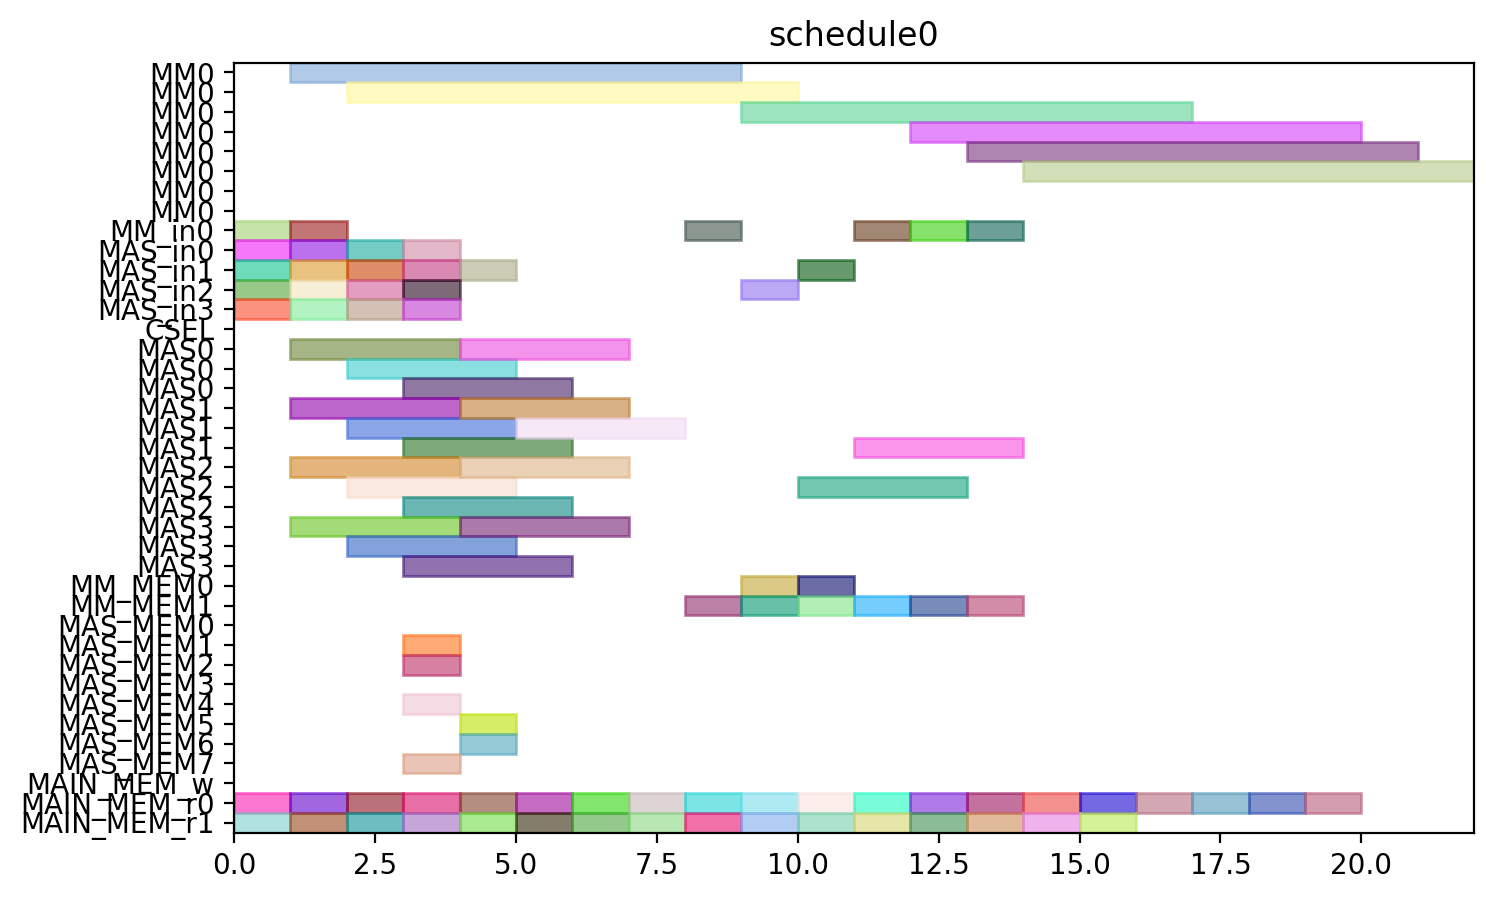

This figure's Python source:
from pyschedule import Scenario, solvers, plotters, alt


def solve():
	horizon = 90
	S = Scenario("schedule0", horizon=horizon)

	# resource
	MM = S.Resources('MM', num=1, size=8)
	MM_in = S.Resources('MM_in', num=1)
	MAS_in = S.Resources('MAS_in', num=4)
	CSEL = S.Resource('CSEL')
	MAS = S.Resources('MAS', num=4, size=3, periods=range(1, horizon))
	MM_MEM = S.Resources('MM_MEM', num=2)
	MAS_MEM = S.Resources('MAS_MEM', num=8)
	MAIN_MEM_w = S.Resource('MAIN_MEM_w', size=1)
	MAIN_MEM_r = S.Resources('MAIN_MEM_r', num=2)

	# result of previous scheduling

	# new tasks
	c_qinv_denom_inv0 = S.Task('c_qinv_denom_inv0', length=8, delay_cost=1)
	c_qinv_denom_inv0 += alt(MM)
	c_qinv_denom_inv0_in = S.Task('c_qinv_denom_inv0_in', length=1, delay_cost=1)
	c_qinv_denom_inv0_in += alt(MM_in)
	S += c_qinv_denom_inv0_in*MM_in[0]<=c_qinv_denom_inv0*MM[0]

	c_qinv_denom_inv0_mem0 = S.Task('c_qinv_denom_inv0_mem0', length=1, delay_cost=1)
	c_qinv_denom_inv0_mem0 += MAIN_MEM_r[0]
	c_qinv_denom_inv0_mem1 = S.Task('c_qinv_denom_inv0_mem1', length=1, delay_cost=1)
	c_qinv_denom_inv0_mem1 += MAIN_MEM_r[1]
	c_qinv_denom_inv1_ = S.Task('c_qinv_denom_inv1_', length=8, delay_cost=1)
	c_qinv_denom_inv1_ += alt(MM)
	c_qinv_denom_inv1__in = S.Task('c_qinv_denom_inv1__in', length=1, delay_cost=1)
	c_qinv_denom_inv1__in += alt(MM_in)
	S += c_qinv_denom_inv1__in*MM_in[0]<=c_qinv_denom_inv1_*MM[0]

	c_qinv_denom_inv1__mem0 = S.Task('c_qinv_denom_inv1__mem0', length=1, delay_cost=1)
	c_qinv_denom_inv1__mem0 += MAIN_MEM_r[0]
	c_qinv_denom_inv1__mem1 = S.Task('c_qinv_denom_inv1__mem1', length=1, delay_cost=1)
	c_qinv_denom_inv1__mem1 += MAIN_MEM_r[1]
	c_qinv0_t2 = S.Task('c_qinv0_t2', length=3, delay_cost=1)
	c_qinv0_t2 += alt(MAS)
	c_qinv0_t2_in = S.Task('c_qinv0_t2_in', length=1, delay_cost=1)
	c_qinv0_t2_in += alt(MAS_in)
	S += c_qinv0_t2_in*MAS_in[0]<=c_qinv0_t2*MAS[0]

	S += c_qinv0_t2_in*MAS_in[1]<=c_qinv0_t2*MAS[1]

	S += c_qinv0_t2_in*MAS_in[2]<=c_qinv0_t2*MAS[2]

	S += c_qinv0_t2_in*MAS_in[3]<=c_qinv0_t2*MAS[3]

	c_qinv0_t2_mem0 = S.Task('c_qinv0_t2_mem0', length=1, delay_cost=1)
	c_qinv0_t2_mem0 += MAIN_MEM_r[0]
	c_qinv0_t2_mem1 = S.Task('c_qinv0_t2_mem1', length=1, delay_cost=1)
	c_qinv0_t2_mem1 += MAIN_MEM_r[1]
	c_qinv1__t2 = S.Task('c_qinv1__t2', length=3, delay_cost=1)
	c_qinv1__t2 += alt(MAS)
	c_qinv1__t2_in = S.Task('c_qinv1__t2_in', length=1, delay_cost=1)
	c_qinv1__t2_in += alt(MAS_in)
	S += c_qinv1__t2_in*MAS_in[0]<=c_qinv1__t2*MAS[0]

	S += c_qinv1__t2_in*MAS_in[1]<=c_qinv1__t2*MAS[1]

	S += c_qinv1__t2_in*MAS_in[2]<=c_qinv1__t2*MAS[2]

	S += c_qinv1__t2_in*MAS_in[3]<=c_qinv1__t2*MAS[3]

	c_qinv1__t2_mem0 = S.Task('c_qinv1__t2_mem0', length=1, delay_cost=1)
	c_qinv1__t2_mem0 += MAIN_MEM_r[0]
	c_qinv1__t2_mem1 = S.Task('c_qinv1__t2_mem1', length=1, delay_cost=1)
	c_qinv1__t2_mem1 += MAIN_MEM_r[1]
	c0_t0_t2 = S.Task('c0_t0_t2', length=3, delay_cost=1)
	c0_t0_t2 += alt(MAS)
	c0_t0_t2_in = S.Task('c0_t0_t2_in', length=1, delay_cost=1)
	c0_t0_t2_in += alt(MAS_in)
	S += c0_t0_t2_in*MAS_in[0]<=c0_t0_t2*MAS[0]

	S += c0_t0_t2_in*MAS_in[1]<=c0_t0_t2*MAS[1]

	S += c0_t0_t2_in*MAS_in[2]<=c0_t0_t2*MAS[2]

	S += c0_t0_t2_in*MAS_in[3]<=c0_t0_t2*MAS[3]

	c0_t0_t2_mem0 = S.Task('c0_t0_t2_mem0', length=1, delay_cost=1)
	c0_t0_t2_mem0 += MAIN_MEM_r[0]
	c0_t0_t2_mem1 = S.Task('c0_t0_t2_mem1', length=1, delay_cost=1)
	c0_t0_t2_mem1 += MAIN_MEM_r[1]
	c0_t1_t2 = S.Task('c0_t1_t2', length=3, delay_cost=1)
	c0_t1_t2 += alt(MAS)
	c0_t1_t2_in = S.Task('c0_t1_t2_in', length=1, delay_cost=1)
	c0_t1_t2_in += alt(MAS_in)
	S += c0_t1_t2_in*MAS_in[0]<=c0_t1_t2*MAS[0]

	S += c0_t1_t2_in*MAS_in[1]<=c0_t1_t2*MAS[1]

	S += c0_t1_t2_in*MAS_in[2]<=c0_t1_t2*MAS[2]

	S += c0_t1_t2_in*MAS_in[3]<=c0_t1_t2*MAS[3]

	c0_t1_t2_mem0 = S.Task('c0_t1_t2_mem0', length=1, delay_cost=1)
	c0_t1_t2_mem0 += MAIN_MEM_r[0]
	c0_t1_t2_mem1 = S.Task('c0_t1_t2_mem1', length=1, delay_cost=1)
	c0_t1_t2_mem1 += MAIN_MEM_r[1]
	c0_t20 = S.Task('c0_t20', length=3, delay_cost=1)
	c0_t20 += alt(MAS)
	c0_t20_in = S.Task('c0_t20_in', length=1, delay_cost=1)
	c0_t20_in += alt(MAS_in)
	S += c0_t20_in*MAS_in[0]<=c0_t20*MAS[0]

	S += c0_t20_in*MAS_in[1]<=c0_t20*MAS[1]

	S += c0_t20_in*MAS_in[2]<=c0_t20*MAS[2]

	S += c0_t20_in*MAS_in[3]<=c0_t20*MAS[3]

	c0_t20_mem0 = S.Task('c0_t20_mem0', length=1, delay_cost=1)
	c0_t20_mem0 += MAIN_MEM_r[0]
	c0_t20_mem1 = S.Task('c0_t20_mem1', length=1, delay_cost=1)
	c0_t20_mem1 += MAIN_MEM_r[1]
	c0_t21 = S.Task('c0_t21', length=3, delay_cost=1)
	c0_t21 += alt(MAS)
	c0_t21_in = S.Task('c0_t21_in', length=1, delay_cost=1)
	c0_t21_in += alt(MAS_in)
	S += c0_t21_in*MAS_in[0]<=c0_t21*MAS[0]

	S += c0_t21_in*MAS_in[1]<=c0_t21*MAS[1]

	S += c0_t21_in*MAS_in[2]<=c0_t21*MAS[2]

	S += c0_t21_in*MAS_in[3]<=c0_t21*MAS[3]

	c0_t21_mem0 = S.Task('c0_t21_mem0', length=1, delay_cost=1)
	c0_t21_mem0 += MAIN_MEM_r[0]
	c0_t21_mem1 = S.Task('c0_t21_mem1', length=1, delay_cost=1)
	c0_t21_mem1 += MAIN_MEM_r[1]
	c1_t0_t2 = S.Task('c1_t0_t2', length=3, delay_cost=1)
	c1_t0_t2 += alt(MAS)
	c1_t0_t2_in = S.Task('c1_t0_t2_in', length=1, delay_cost=1)
	c1_t0_t2_in += alt(MAS_in)
	S += c1_t0_t2_in*MAS_in[0]<=c1_t0_t2*MAS[0]

	S += c1_t0_t2_in*MAS_in[1]<=c1_t0_t2*MAS[1]

	S += c1_t0_t2_in*MAS_in[2]<=c1_t0_t2*MAS[2]

	S += c1_t0_t2_in*MAS_in[3]<=c1_t0_t2*MAS[3]

	c1_t0_t2_mem0 = S.Task('c1_t0_t2_mem0', length=1, delay_cost=1)
	c1_t0_t2_mem0 += MAIN_MEM_r[0]
	c1_t0_t2_mem1 = S.Task('c1_t0_t2_mem1', length=1, delay_cost=1)
	c1_t0_t2_mem1 += MAIN_MEM_r[1]
	c1_t1_t2 = S.Task('c1_t1_t2', length=3, delay_cost=1)
	c1_t1_t2 += alt(MAS)
	c1_t1_t2_in = S.Task('c1_t1_t2_in', length=1, delay_cost=1)
	c1_t1_t2_in += alt(MAS_in)
	S += c1_t1_t2_in*MAS_in[0]<=c1_t1_t2*MAS[0]

	S += c1_t1_t2_in*MAS_in[1]<=c1_t1_t2*MAS[1]

	S += c1_t1_t2_in*MAS_in[2]<=c1_t1_t2*MAS[2]

	S += c1_t1_t2_in*MAS_in[3]<=c1_t1_t2*MAS[3]

	c1_t1_t2_mem0 = S.Task('c1_t1_t2_mem0', length=1, delay_cost=1)
	c1_t1_t2_mem0 += MAIN_MEM_r[0]
	c1_t1_t2_mem1 = S.Task('c1_t1_t2_mem1', length=1, delay_cost=1)
	c1_t1_t2_mem1 += MAIN_MEM_r[1]
	c1_t20 = S.Task('c1_t20', length=3, delay_cost=1)
	c1_t20 += alt(MAS)
	c1_t20_in = S.Task('c1_t20_in', length=1, delay_cost=1)
	c1_t20_in += alt(MAS_in)
	S += c1_t20_in*MAS_in[0]<=c1_t20*MAS[0]

	S += c1_t20_in*MAS_in[1]<=c1_t20*MAS[1]

	S += c1_t20_in*MAS_in[2]<=c1_t20*MAS[2]

	S += c1_t20_in*MAS_in[3]<=c1_t20*MAS[3]

	c1_t20_mem0 = S.Task('c1_t20_mem0', length=1, delay_cost=1)
	c1_t20_mem0 += MAIN_MEM_r[0]
	c1_t20_mem1 = S.Task('c1_t20_mem1', length=1, delay_cost=1)
	c1_t20_mem1 += MAIN_MEM_r[1]
	c1_t21 = S.Task('c1_t21', length=3, delay_cost=1)
	c1_t21 += alt(MAS)
	c1_t21_in = S.Task('c1_t21_in', length=1, delay_cost=1)
	c1_t21_in += alt(MAS_in)
	S += c1_t21_in*MAS_in[0]<=c1_t21*MAS[0]

	S += c1_t21_in*MAS_in[1]<=c1_t21*MAS[1]

	S += c1_t21_in*MAS_in[2]<=c1_t21*MAS[2]

	S += c1_t21_in*MAS_in[3]<=c1_t21*MAS[3]

	c1_t21_mem0 = S.Task('c1_t21_mem0', length=1, delay_cost=1)
	c1_t21_mem0 += MAIN_MEM_r[0]
	c1_t21_mem1 = S.Task('c1_t21_mem1', length=1, delay_cost=1)
	c1_t21_mem1 += MAIN_MEM_r[1]
	c2_t0_t2 = S.Task('c2_t0_t2', length=3, delay_cost=1)
	c2_t0_t2 += alt(MAS)
	c2_t0_t2_in = S.Task('c2_t0_t2_in', length=1, delay_cost=1)
	c2_t0_t2_in += alt(MAS_in)
	S += c2_t0_t2_in*MAS_in[0]<=c2_t0_t2*MAS[0]

	S += c2_t0_t2_in*MAS_in[1]<=c2_t0_t2*MAS[1]

	S += c2_t0_t2_in*MAS_in[2]<=c2_t0_t2*MAS[2]

	S += c2_t0_t2_in*MAS_in[3]<=c2_t0_t2*MAS[3]

	c2_t0_t2_mem0 = S.Task('c2_t0_t2_mem0', length=1, delay_cost=1)
	c2_t0_t2_mem0 += MAIN_MEM_r[0]
	c2_t0_t2_mem1 = S.Task('c2_t0_t2_mem1', length=1, delay_cost=1)
	c2_t0_t2_mem1 += MAIN_MEM_r[1]
	c2_t1_t2 = S.Task('c2_t1_t2', length=3, delay_cost=1)
	c2_t1_t2 += alt(MAS)
	c2_t1_t2_in = S.Task('c2_t1_t2_in', length=1, delay_cost=1)
	c2_t1_t2_in += alt(MAS_in)
	S += c2_t1_t2_in*MAS_in[0]<=c2_t1_t2*MAS[0]

	S += c2_t1_t2_in*MAS_in[1]<=c2_t1_t2*MAS[1]

	S += c2_t1_t2_in*MAS_in[2]<=c2_t1_t2*MAS[2]

	S += c2_t1_t2_in*MAS_in[3]<=c2_t1_t2*MAS[3]

	c2_t1_t2_mem0 = S.Task('c2_t1_t2_mem0', length=1, delay_cost=1)
	c2_t1_t2_mem0 += MAIN_MEM_r[0]
	c2_t1_t2_mem1 = S.Task('c2_t1_t2_mem1', length=1, delay_cost=1)
	c2_t1_t2_mem1 += MAIN_MEM_r[1]
	c2_t20 = S.Task('c2_t20', length=3, delay_cost=1)
	c2_t20 += alt(MAS)
	c2_t20_in = S.Task('c2_t20_in', length=1, delay_cost=1)
	c2_t20_in += alt(MAS_in)
	S += c2_t20_in*MAS_in[0]<=c2_t20*MAS[0]

	S += c2_t20_in*MAS_in[1]<=c2_t20*MAS[1]

	S += c2_t20_in*MAS_in[2]<=c2_t20*MAS[2]

	S += c2_t20_in*MAS_in[3]<=c2_t20*MAS[3]

	c2_t20_mem0 = S.Task('c2_t20_mem0', length=1, delay_cost=1)
	c2_t20_mem0 += MAIN_MEM_r[0]
	c2_t20_mem1 = S.Task('c2_t20_mem1', length=1, delay_cost=1)
	c2_t20_mem1 += MAIN_MEM_r[1]
	c2_t21 = S.Task('c2_t21', length=3, delay_cost=1)
	c2_t21 += alt(MAS)
	c2_t21_in = S.Task('c2_t21_in', length=1, delay_cost=1)
	c2_t21_in += alt(MAS_in)
	S += c2_t21_in*MAS_in[0]<=c2_t21*MAS[0]

	S += c2_t21_in*MAS_in[1]<=c2_t21*MAS[1]

	S += c2_t21_in*MAS_in[2]<=c2_t21*MAS[2]

	S += c2_t21_in*MAS_in[3]<=c2_t21*MAS[3]

	c2_t21_mem0 = S.Task('c2_t21_mem0', length=1, delay_cost=1)
	c2_t21_mem0 += MAIN_MEM_r[0]
	c2_t21_mem1 = S.Task('c2_t21_mem1', length=1, delay_cost=1)
	c2_t21_mem1 += MAIN_MEM_r[1]
	c_qinv0_t0 = S.Task('c_qinv0_t0', length=8, delay_cost=1)
	c_qinv0_t0 += alt(MM)
	c_qinv0_t0_in = S.Task('c_qinv0_t0_in', length=1, delay_cost=1)
	c_qinv0_t0_in += alt(MM_in)
	S += c_qinv0_t0_in*MM_in[0]<=c_qinv0_t0*MM[0]

	c_qinv0_t0_mem0 = S.Task('c_qinv0_t0_mem0', length=1, delay_cost=1)
	c_qinv0_t0_mem0 += MAIN_MEM_r[0]
	c_qinv0_t0_mem1 = S.Task('c_qinv0_t0_mem1', length=1, delay_cost=1)
	c_qinv0_t0_mem1 += alt(MM_MEM)
	S += (c_qinv_denom_inv0*MM[0])-1 < c_qinv0_t0_mem1*MM_MEM[1]
	S += c_qinv0_t0_mem1 <= c_qinv0_t0

	c_qinv0_t1 = S.Task('c_qinv0_t1', length=8, delay_cost=1)
	c_qinv0_t1 += alt(MM)
	c_qinv0_t1_in = S.Task('c_qinv0_t1_in', length=1, delay_cost=1)
	c_qinv0_t1_in += alt(MM_in)
	S += c_qinv0_t1_in*MM_in[0]<=c_qinv0_t1*MM[0]

	c_qinv0_t1_mem0 = S.Task('c_qinv0_t1_mem0', length=1, delay_cost=1)
	c_qinv0_t1_mem0 += MAIN_MEM_r[0]
	c_qinv0_t1_mem1 = S.Task('c_qinv0_t1_mem1', length=1, delay_cost=1)
	c_qinv0_t1_mem1 += alt(MM_MEM)
	S += (c_qinv_denom_inv1_*MM[0])-1 < c_qinv0_t1_mem1*MM_MEM[1]
	S += c_qinv0_t1_mem1 <= c_qinv0_t1

	c_qinv0_t3 = S.Task('c_qinv0_t3', length=3, delay_cost=1)
	c_qinv0_t3 += alt(MAS)
	c_qinv0_t3_in = S.Task('c_qinv0_t3_in', length=1, delay_cost=1)
	c_qinv0_t3_in += alt(MAS_in)
	S += c_qinv0_t3_in*MAS_in[0]<=c_qinv0_t3*MAS[0]

	S += c_qinv0_t3_in*MAS_in[1]<=c_qinv0_t3*MAS[1]

	S += c_qinv0_t3_in*MAS_in[2]<=c_qinv0_t3*MAS[2]

	S += c_qinv0_t3_in*MAS_in[3]<=c_qinv0_t3*MAS[3]

	c_qinv0_t3_mem0 = S.Task('c_qinv0_t3_mem0', length=1, delay_cost=1)
	c_qinv0_t3_mem0 += alt(MM_MEM)
	S += (c_qinv_denom_inv0*MM[0])-1 < c_qinv0_t3_mem0*MM_MEM[0]
	S += c_qinv0_t3_mem0 <= c_qinv0_t3

	c_qinv0_t3_mem1 = S.Task('c_qinv0_t3_mem1', length=1, delay_cost=1)
	c_qinv0_t3_mem1 += alt(MM_MEM)
	S += (c_qinv_denom_inv1_*MM[0])-1 < c_qinv0_t3_mem1*MM_MEM[1]
	S += c_qinv0_t3_mem1 <= c_qinv0_t3

	c_qinv1__t0 = S.Task('c_qinv1__t0', length=8, delay_cost=1)
	c_qinv1__t0 += alt(MM)
	c_qinv1__t0_in = S.Task('c_qinv1__t0_in', length=1, delay_cost=1)
	c_qinv1__t0_in += alt(MM_in)
	S += c_qinv1__t0_in*MM_in[0]<=c_qinv1__t0*MM[0]

	c_qinv1__t0_mem0 = S.Task('c_qinv1__t0_mem0', length=1, delay_cost=1)
	c_qinv1__t0_mem0 += MAIN_MEM_r[0]
	c_qinv1__t0_mem1 = S.Task('c_qinv1__t0_mem1', length=1, delay_cost=1)
	c_qinv1__t0_mem1 += alt(MM_MEM)
	S += (c_qinv_denom_inv0*MM[0])-1 < c_qinv1__t0_mem1*MM_MEM[1]
	S += c_qinv1__t0_mem1 <= c_qinv1__t0

	c_qinv1__t1 = S.Task('c_qinv1__t1', length=8, delay_cost=1)
	c_qinv1__t1 += alt(MM)
	c_qinv1__t1_in = S.Task('c_qinv1__t1_in', length=1, delay_cost=1)
	c_qinv1__t1_in += alt(MM_in)
	S += c_qinv1__t1_in*MM_in[0]<=c_qinv1__t1*MM[0]

	c_qinv1__t1_mem0 = S.Task('c_qinv1__t1_mem0', length=1, delay_cost=1)
	c_qinv1__t1_mem0 += MAIN_MEM_r[0]
	c_qinv1__t1_mem1 = S.Task('c_qinv1__t1_mem1', length=1, delay_cost=1)
	c_qinv1__t1_mem1 += alt(MM_MEM)
	S += (c_qinv_denom_inv1_*MM[0])-1 < c_qinv1__t1_mem1*MM_MEM[1]
	S += c_qinv1__t1_mem1 <= c_qinv1__t1

	c_qinv1__t3 = S.Task('c_qinv1__t3', length=3, delay_cost=1)
	c_qinv1__t3 += alt(MAS)
	c_qinv1__t3_in = S.Task('c_qinv1__t3_in', length=1, delay_cost=1)
	c_qinv1__t3_in += alt(MAS_in)
	S += c_qinv1__t3_in*MAS_in[0]<=c_qinv1__t3*MAS[0]

	S += c_qinv1__t3_in*MAS_in[1]<=c_qinv1__t3*MAS[1]

	S += c_qinv1__t3_in*MAS_in[2]<=c_qinv1__t3*MAS[2]

	S += c_qinv1__t3_in*MAS_in[3]<=c_qinv1__t3*MAS[3]

	c_qinv1__t3_mem0 = S.Task('c_qinv1__t3_mem0', length=1, delay_cost=1)
	c_qinv1__t3_mem0 += alt(MM_MEM)
	S += (c_qinv_denom_inv0*MM[0])-1 < c_qinv1__t3_mem0*MM_MEM[0]
	S += c_qinv1__t3_mem0 <= c_qinv1__t3

	c_qinv1__t3_mem1 = S.Task('c_qinv1__t3_mem1', length=1, delay_cost=1)
	c_qinv1__t3_mem1 += alt(MM_MEM)
	S += (c_qinv_denom_inv1_*MM[0])-1 < c_qinv1__t3_mem1*MM_MEM[1]
	S += c_qinv1__t3_mem1 <= c_qinv1__t3

	c0_t4_t2 = S.Task('c0_t4_t2', length=3, delay_cost=1)
	c0_t4_t2 += alt(MAS)
	c0_t4_t2_in = S.Task('c0_t4_t2_in', length=1, delay_cost=1)
	c0_t4_t2_in += alt(MAS_in)
	S += c0_t4_t2_in*MAS_in[0]<=c0_t4_t2*MAS[0]

	S += c0_t4_t2_in*MAS_in[1]<=c0_t4_t2*MAS[1]

	S += c0_t4_t2_in*MAS_in[2]<=c0_t4_t2*MAS[2]

	S += c0_t4_t2_in*MAS_in[3]<=c0_t4_t2*MAS[3]

	c0_t4_t2_mem0 = S.Task('c0_t4_t2_mem0', length=1, delay_cost=1)
	c0_t4_t2_mem0 += alt(MAS_MEM)
	S += (c0_t20*MAS[0])-1 < c0_t4_t2_mem0*MAS_MEM[0]
	S += (c0_t20*MAS[1])-1 < c0_t4_t2_mem0*MAS_MEM[2]
	S += (c0_t20*MAS[2])-1 < c0_t4_t2_mem0*MAS_MEM[4]
	S += (c0_t20*MAS[3])-1 < c0_t4_t2_mem0*MAS_MEM[6]
	S += c0_t4_t2_mem0 <= c0_t4_t2

	c0_t4_t2_mem1 = S.Task('c0_t4_t2_mem1', length=1, delay_cost=1)
	c0_t4_t2_mem1 += alt(MAS_MEM)
	S += (c0_t21*MAS[0])-1 < c0_t4_t2_mem1*MAS_MEM[1]
	S += (c0_t21*MAS[1])-1 < c0_t4_t2_mem1*MAS_MEM[3]
	S += (c0_t21*MAS[2])-1 < c0_t4_t2_mem1*MAS_MEM[5]
	S += (c0_t21*MAS[3])-1 < c0_t4_t2_mem1*MAS_MEM[7]
	S += c0_t4_t2_mem1 <= c0_t4_t2

	c1_t4_t2 = S.Task('c1_t4_t2', length=3, delay_cost=1)
	c1_t4_t2 += alt(MAS)
	c1_t4_t2_in = S.Task('c1_t4_t2_in', length=1, delay_cost=1)
	c1_t4_t2_in += alt(MAS_in)
	S += c1_t4_t2_in*MAS_in[0]<=c1_t4_t2*MAS[0]

	S += c1_t4_t2_in*MAS_in[1]<=c1_t4_t2*MAS[1]

	S += c1_t4_t2_in*MAS_in[2]<=c1_t4_t2*MAS[2]

	S += c1_t4_t2_in*MAS_in[3]<=c1_t4_t2*MAS[3]

	c1_t4_t2_mem0 = S.Task('c1_t4_t2_mem0', length=1, delay_cost=1)
	c1_t4_t2_mem0 += alt(MAS_MEM)
	S += (c1_t20*MAS[0])-1 < c1_t4_t2_mem0*MAS_MEM[0]
	S += (c1_t20*MAS[1])-1 < c1_t4_t2_mem0*MAS_MEM[2]
	S += (c1_t20*MAS[2])-1 < c1_t4_t2_mem0*MAS_MEM[4]
	S += (c1_t20*MAS[3])-1 < c1_t4_t2_mem0*MAS_MEM[6]
	S += c1_t4_t2_mem0 <= c1_t4_t2

	c1_t4_t2_mem1 = S.Task('c1_t4_t2_mem1', length=1, delay_cost=1)
	c1_t4_t2_mem1 += alt(MAS_MEM)
	S += (c1_t21*MAS[0])-1 < c1_t4_t2_mem1*MAS_MEM[1]
	S += (c1_t21*MAS[1])-1 < c1_t4_t2_mem1*MAS_MEM[3]
	S += (c1_t21*MAS[2])-1 < c1_t4_t2_mem1*MAS_MEM[5]
	S += (c1_t21*MAS[3])-1 < c1_t4_t2_mem1*MAS_MEM[7]
	S += c1_t4_t2_mem1 <= c1_t4_t2

	c2_t4_t2 = S.Task('c2_t4_t2', length=3, delay_cost=1)
	c2_t4_t2 += alt(MAS)
	c2_t4_t2_in = S.Task('c2_t4_t2_in', length=1, delay_cost=1)
	c2_t4_t2_in += alt(MAS_in)
	S += c2_t4_t2_in*MAS_in[0]<=c2_t4_t2*MAS[0]

	S += c2_t4_t2_in*MAS_in[1]<=c2_t4_t2*MAS[1]

	S += c2_t4_t2_in*MAS_in[2]<=c2_t4_t2*MAS[2]

	S += c2_t4_t2_in*MAS_in[3]<=c2_t4_t2*MAS[3]

	c2_t4_t2_mem0 = S.Task('c2_t4_t2_mem0', length=1, delay_cost=1)
	c2_t4_t2_mem0 += alt(MAS_MEM)
	S += (c2_t20*MAS[0])-1 < c2_t4_t2_mem0*MAS_MEM[0]
	S += (c2_t20*MAS[1])-1 < c2_t4_t2_mem0*MAS_MEM[2]
	S += (c2_t20*MAS[2])-1 < c2_t4_t2_mem0*MAS_MEM[4]
	S += (c2_t20*MAS[3])-1 < c2_t4_t2_mem0*MAS_MEM[6]
	S += c2_t4_t2_mem0 <= c2_t4_t2

	c2_t4_t2_mem1 = S.Task('c2_t4_t2_mem1', length=1, delay_cost=1)
	c2_t4_t2_mem1 += alt(MAS_MEM)
	S += (c2_t21*MAS[0])-1 < c2_t4_t2_mem1*MAS_MEM[1]
	S += (c2_t21*MAS[1])-1 < c2_t4_t2_mem1*MAS_MEM[3]
	S += (c2_t21*MAS[2])-1 < c2_t4_t2_mem1*MAS_MEM[5]
	S += (c2_t21*MAS[3])-1 < c2_t4_t2_mem1*MAS_MEM[7]
	S += c2_t4_t2_mem1 <= c2_t4_t2

	solvers.mip.solve(S,msg=1,kind='CPLEX',ratio_gap=1.01)

	solution = [['hoge']*len(S.solution()[1]) for i in range(len(S.solution()))]
	for i in range(len(S.solution())):
		for j in range(len(S.solution()[i])):
			solution[i][j]=str(S.solution()[i][j])
	print(solution)

	cycles = int(solution[-1][3])

	pic_file_name = "/home/mfukuda/ABE/multiRAM_multiMAS_16mux/scheduling_result/stage8MM1_stage3MAS4/FP12_INV_AFTER_FPINV/schedule0.png"
	if(S.solution() != []):
		plotters.matplotlib.plot(S,img_filename=pic_file_name, show_task_labels=False, fig_size=(cycles*0.25+3, 5))

	return solution
